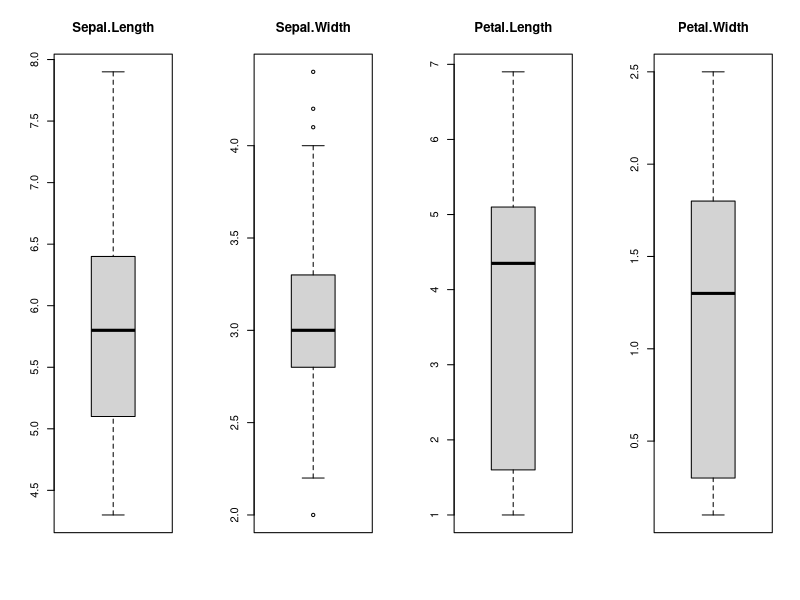
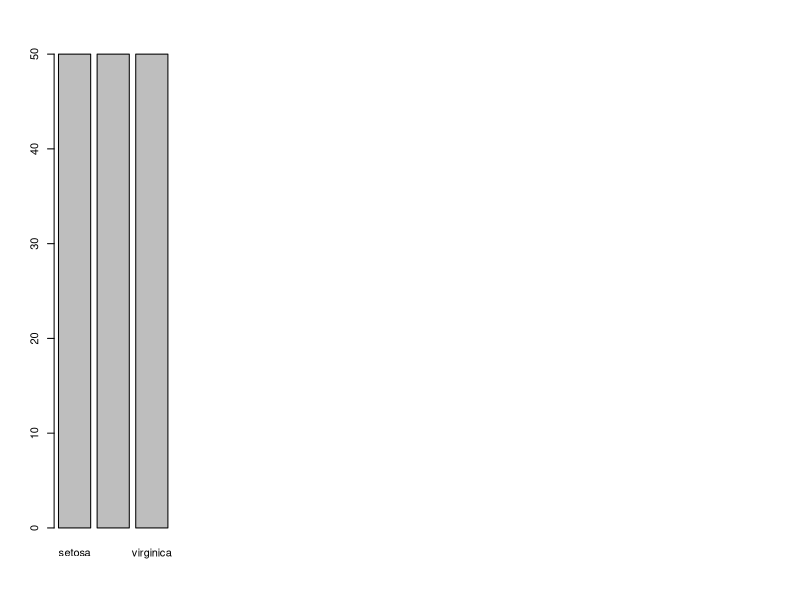

R code for these plots, in order:
install.packages("caret")

data(iris)
iris

train_list <- sample(nrow(iris), 0.7*nrow(iris))
train <- iris[train_list,]
test <- iris[-train_list,]

dim(iris)

sapply(iris, class)

head(iris)

a <- factor(iris$Species)
levels(a)

percentage <- prop.table(table(iris$Species)) * 100
percentage
cbind(freq=table(iris$Species), percentage=percentage)
freq=table(iris$Species)
iris$Species

summary(iris)

x <- iris[,1:4]
y <- iris[,5]

par(mfrow=c(1,4))
for(i in 1:4) {
  boxplot(x[,i], main=names(iris)[i])
}

plot(y)
